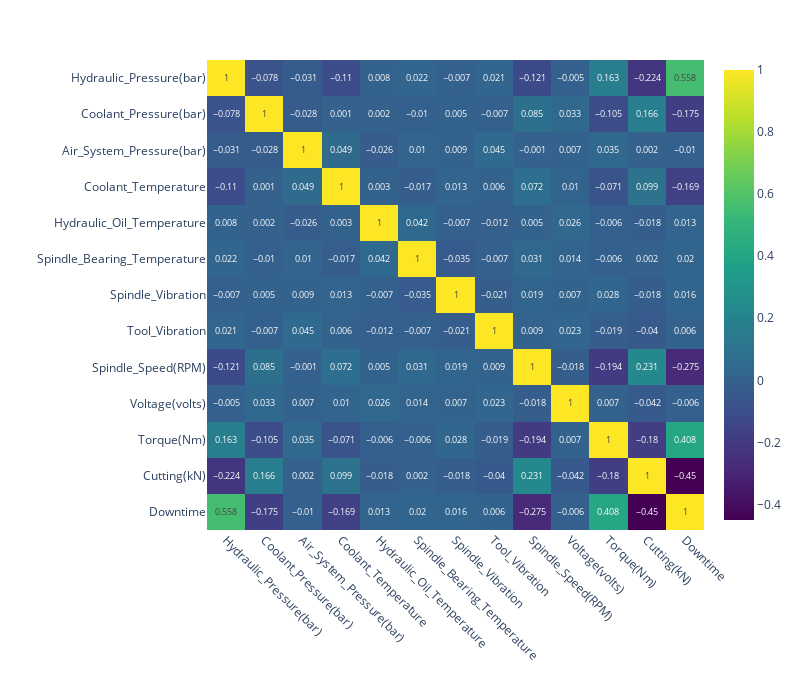

Here is the notebook cell this chart was saved with:
### Markdown cell above
> ***In order to determine the inter-relationship of the numerical values, we must examine their Pearson correlation. According to our heatmap, two things can be inferred:*** 
> - Take 0.7 as the threshold for interdependence, **none of the numerical features are related to each other.** 
> - Examining the impact of each features for Downtime, ***notable features such as Torque or Hydraulic_Pressure has the highest correlation to Downtime***, which means we can expect some of this effect to translate into the model.

### Code cell
numerical_corr = pd.concat([df[numerical], df['Downtime']], axis=1)
corr_num = numerical_corr.corr().round(3)
fig = px.imshow(
    corr_num,
    text_auto=True,    
    color_continuous_scale='Viridis',  
    aspect="auto",        
)

# Update layout for better readability
fig.update_layout(
    width=800,
    height=700,
    xaxis_title="",
    yaxis_title="",
    xaxis_tickangle=45,    
    font=dict(size=12))

### Figure 1 — Plotly figure (JSON) as saved in the notebook; plotly's stock layout.template omitted (floating-point values rounded to 4 significant figures; data arrays with more than 128 entries replaced by an {"elided": "..."} marker saying what was removed)
{"data": [{"coloraxis": "coloraxis", "hovertemplate": "x: %{x}<br>y: %{y}<br>color: %{z}<extra></extra>", "name": "0", "texttemplate": "%{z}", "type": "heatmap", "x": ["Hydraulic_Pressure(bar)", "Coolant_Pressure(bar)", "Air_System_Pressure(bar)", "Coolant_Temperature", "Hydraulic_Oil_Temperature", "Spindle_Bearing_Temperature", "Spindle_Vibration", "Tool_Vibration", "Spindle_Speed(RPM)", "Voltage(volts)", "Torque(Nm)", "Cutting(kN)", "Downtime"], "xaxis": "x", "y": ["Hydraulic_Pressure(bar)", "Coolant_Pressure(bar)", "Air_System_Pressure(bar)", "Coolant_Temperature", "Hydraulic_Oil_Temperature", "Spindle_Bearing_Temperature", "Spindle_Vibration", "Tool_Vibration", "Spindle_Speed(RPM)", "Voltage(volts)", "Torque(Nm)", "Cutting(kN)", "Downtime"], "yaxis": "y", "z": {"elided": "13x13 float values"}}], "layout": {"coloraxis": {"colorscale": [[0, "#440154"], [0.1111, "#482878"], [0.2222, "#3e4989"], [0.3333, "#31688e"], [0.4444, "#26828e"], [0.5556, "#1f9e89"], [0.6667, "#35b779"], [0.7778, "#6ece58"], [0.8889, "#b5de2b"], [1, "#fde725"]]}, "font": {"size": 12}, "height": 700, "margin": {"t": 60}, "width": 800, "xaxis": {"anchor": "y", "domain": [0, 1], "tickangle": 45, "title": {"text": ""}}, "yaxis": {"anchor": "x", "autorange": "reversed", "domain": [0, 1], "title": {"text": ""}}}}
